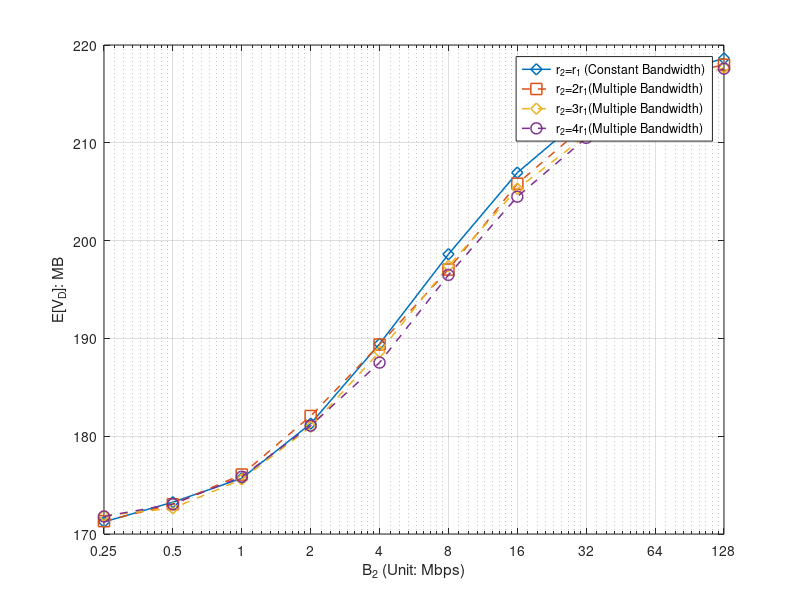

Here is the MATLAB script that generated this plot:
%% Minutes
x_label =[0.25	0.5	1	2	4	8	16	32	64	128]



%% for DeadlinMissRatio

%Miss ratio
%y_11 = [0.55396	0.54302	0.52564	0.49072	0.43306	0.36254	0.29008	0.23502	0.20092	0.17936]
%y_12 = [0.55396	0.54298	0.52502	0.48364	0.43418	0.37126	0.29904	0.24434	0.2039	0.18494]
%y_13 = [0.55264	0.54558	0.52838	0.49432	0.43652	0.36776	0.30116	0.25028	0.21206	0.18876]
%y_14 = [0.5523	0.54394	0.5241	0.49306	0.44082	0.3741	0.30546	0.25368	0.21724	0.19108]


%E[V_O]
%y_11 = [5.295662	10.303593	19.551423	35.520881	59.758375	90.35036	120.158027	142.232471	157.084416	165.433003]
%y_12 = [5.166028	10.027502	19.071776	34.826337	58.209328	86.83686	115.641749	137.963387	154.657435	163.103012]
% = [5.13831	9.896674	18.812481	34.008855	57.132797	85.764451	113.658847	135.207147	151.012487	161.036116]
%y_14 = [5.06277	9.866174	18.674144	33.824519	56.40832	84.456834	112.264976	133.79476	149.035337	159.869393]

%E[V_D]
y_11 = [171.236707	173.254274	175.698754	181.280787	189.437162	198.604878	206.947911	212.911141	216.647973	218.627657]
y_12 = [171.314102	173.043627	176.079747	182.061324	189.372482	197.041007	205.815226	211.859936	216.429576	217.97516]
y_13 = [171.870964	172.639708	175.577859	180.966544	188.624641	197.398662	205.301642	210.740047	215.160924	217.675597]
y_14 = [171.794632	173.062381	175.852581	181.073739	187.524145	196.49021	204.494156	210.504252	214.485115	217.582486]

i = i+1;
figure(i)

semilogx(x_label,y_11,'-d', 'MarkerSize',8, 'LineWidth',1.1)
hold on
semilogx(x_label,y_12,'--s', 'MarkerSize',8, 'LineWidth',1.1)
hold on
semilogx(x_label,y_13,'--d', 'MarkerSize',8, 'LineWidth',1.1)
hold on
semilogx(x_label,y_14,'--o', 'MarkerSize',8, 'LineWidth',1.1)
hold on


%ylabel('P_{miss}')
%ylabel('E[V_0]: MB')
ylabel('E[V_D]: MB')
xlabel('B_2 (Unit: Mbps)')


xticklabels({'0.25'	,'0.5'	,'1'	,'2'	,'4'	,'8'	,'16',	'32',	'64',	'128'});

												
xlim([0.25, 128]);

%xticklabels({'0',	'1',	'2',	'3',	'4','5',	'6',	'7',	'8',	'9',	'10',	'11',	'12',	'13',	'14',	'15',	'16',	'17'	,'18'	,'20'	,'21'	,'22',	'23',	'24',	'26'});
set(gca, 'XTick', x_label);
%set(gca,'xticklabel',num2str(get(gca,'XTick')','%.4f'))
%legend({'F=200','F=500','F=1000'},'NumColumns',1);
legend({'r_2=r_1 (Constant Bandwidth)','r_2=2r_1(Multiple Bandwidth)','r_2=3r_1(Multiple Bandwidth)','r_2=4r_1(Multiple Bandwidth)'},'NumColumns',1);

hold off;
grid on;